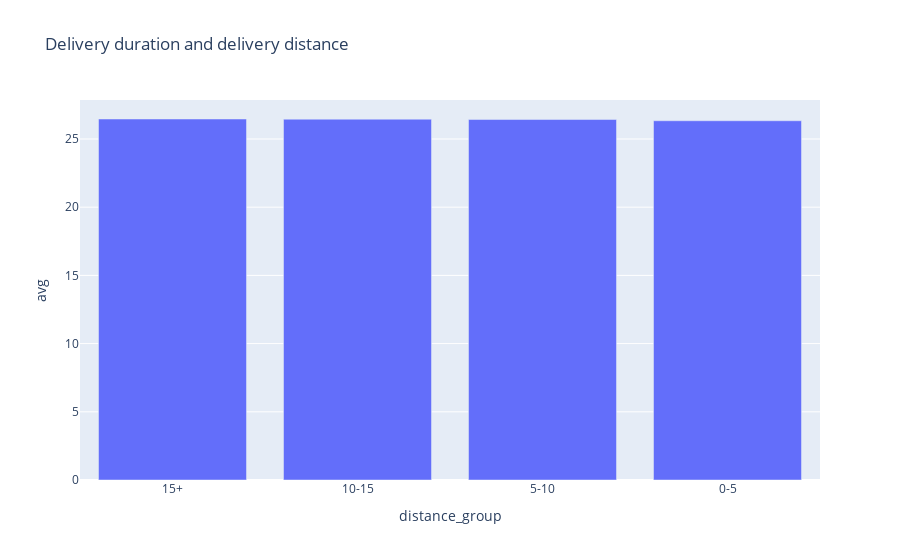

Notebook code cell kept with this figure:
### Code cell
# it will be better if the distances are categorised by 5km for the analysis
df_temp = df_dist

df_temp.loc[(df_temp['distance'] > 0) & (df_temp['distance'] <= 5), 'distance_group'] = "0-5"
df_temp.loc[(df_temp['distance'] > 5) & (df_temp['distance'] <= 10), 'distance_group'] = "5-10"
df_temp.loc[(df_temp['distance'] > 10) & (df_temp['distance'] <= 15), 'distance_group'] = "10-15"
df_temp.loc[(df_temp['distance'] > 15), 'distance_group'] = "15+"

# then average delivery durations will be associated with the distance groups
df_temp = df_temp.groupby(["distance_group"])["Time_taken(min)"].mean().reset_index(name="avg")
df_temp = df_temp.sort_values("avg",ascending=False).reset_index()
df_temp.drop(columns =["index"], inplace=True) 
df_temp


fig = px.bar( df_temp, x = "distance_group",   y ="avg" ,  title="Delivery duration and delivery distance")
fig.show()
# According to the plot there is no correlation between delivery duration and distance

### Figure 1 — Plotly figure (JSON) as saved in the notebook; plotly's stock layout.template omitted (floating-point values rounded to 4 significant figures)
{"data": [{"alignmentgroup": "True", "hovertemplate": "distance_group=%{x}<br>avg=%{y}<extra></extra>", "legendgroup": "", "marker": {"color": "#636efa", "pattern": {"shape": ""}}, "name": "", "offsetgroup": "", "orientation": "v", "showlegend": false, "textposition": "auto", "type": "bar", "x": ["15+", "10-15", "5-10", "0-5"], "xaxis": "x", "y": [26.46, 26.45, 26.43, 26.34], "yaxis": "y"}], "layout": {"barmode": "relative", "legend": {"tracegroupgap": 0}, "title": {"text": "Delivery duration and delivery distance"}, "xaxis": {"anchor": "y", "domain": [0, 1], "title": {"text": "distance_group"}}, "yaxis": {"anchor": "x", "domain": [0, 1], "title": {"text": "avg"}}}}
